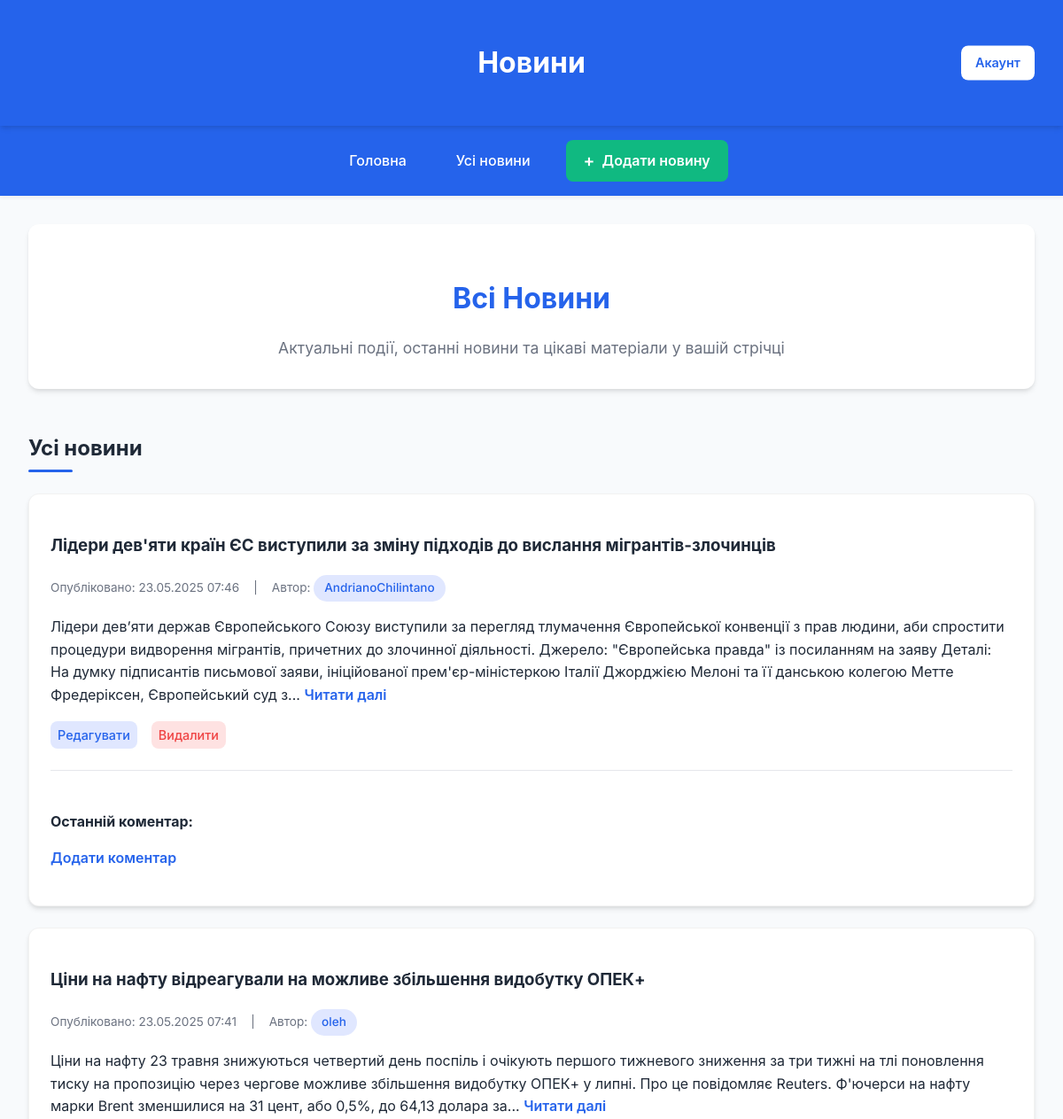
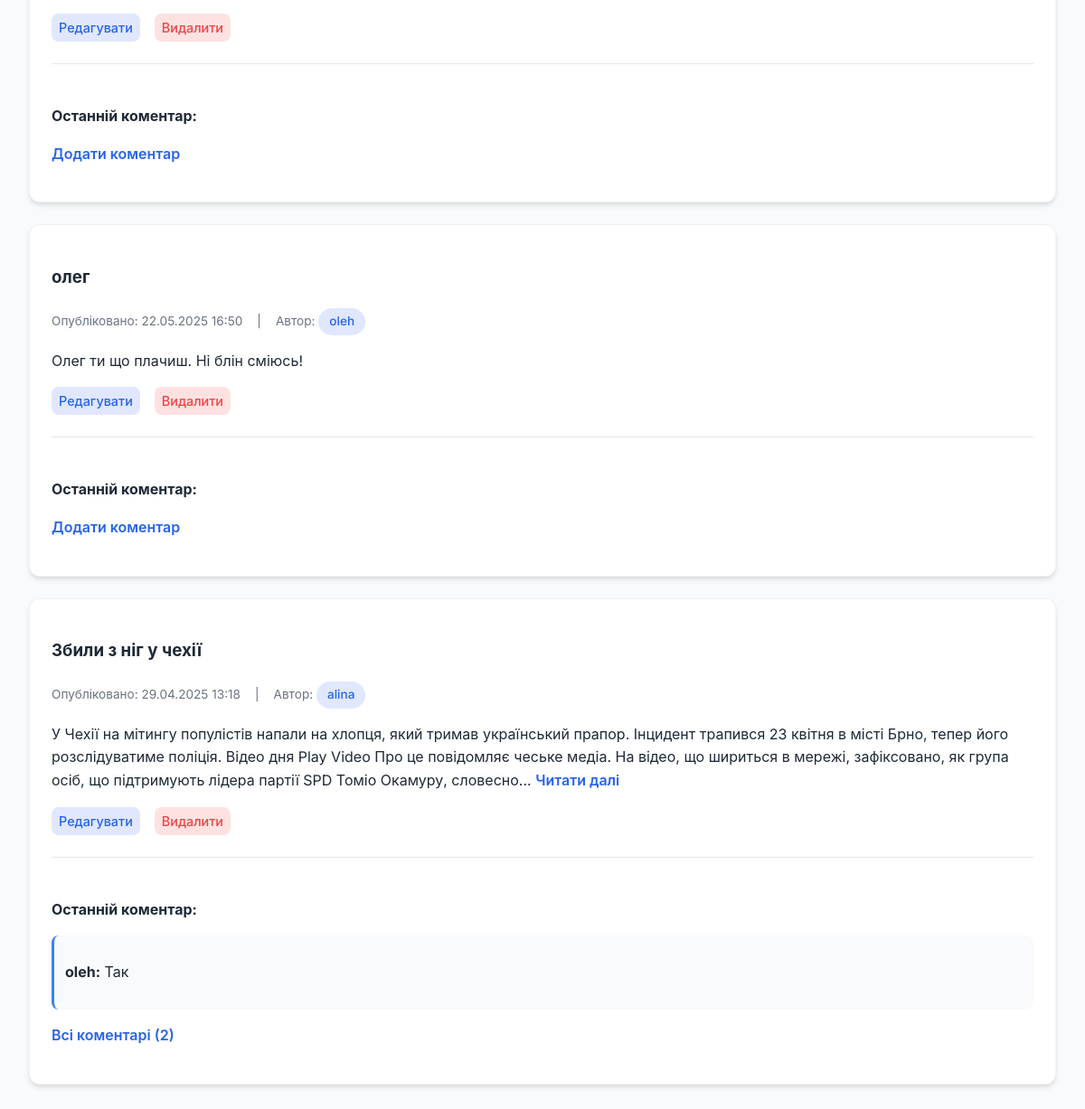
The page /all_news/ (signed in) on the database its author committed (2 pictures, top to bottom).
### news/models.py (models this page shows, shortened)
class News(models.Model):
    title = models.CharField(max_length=200)
    content = models.TextField()
    image = models.ImageField(upload_to='news_images/', blank=True, null=True)
    created_at = models.DateTimeField(auto_now_add=True)
    author = models.ForeignKey(User, on_delete=models.CASCADE)
    class Meta:
        verbose_name = 'Новина'
        verbose_name_plural = 'Новини'

class Comment(models.Model):
    news = models.ForeignKey(News, on_delete=models.CASCADE, related_name='comments')
    author = models.ForeignKey(User, on_delete=models.CASCADE)
    content = models.TextField()
    created_at = models.DateTimeField(auto_now_add=True)

### news/views.py (the view)
# urls.py: path('all_news/', views.all_news, name='all_news'),
def all_news(request):
    news_list = News.objects.all().order_by('-created_at')
    context = {'news_list': news_list}
    return render(request, 'news/all_news.html', context)

### news/templates/news/all_news.html (shortened to what this page needs)
<!DOCTYPE html>
<html lang="uk">
<head>
</head>
<body>
<header>
  <h1>Новини</h1>
  <div class="auth-buttons">
    {% if user.is_authenticated %}
      <a href="/account">Акаунт</a>
    {% else %}
      <a href="/login/">Увійти</a>
      <a href="/register/">Реєстрація</a>
    {% endif %}
  </div>
</header>
<nav>
  <a href="/">Головна</a>
  <a href="/all_news/">Усі новини</a>
  {% if user.is_authenticated %}
    <div class="add-button">
      <a href="/add_news/">Додати новину</a>
    </div>
  {% else %}
    <div class="add-button disabled-button">
      <a href="#">Додати новину</a>
    </div>
  {% endif %}
</nav>
<main>
  <section id="home">
    <h2>Всі Новини</h2>
    <p>Актуальні події, останні новини та цікаві матеріали у вашій стрічці</p>
  </section>
  <section id="all-news">
    <h2>Усі новини</h2>
    <div id="newsContainer">
      {% for item in news_list %}
        <div class="news">
          <h3>{{ item.title }}</h3>
          <div class="news-meta">
            <span>Опубліковано: {{ item.created_at|date:"d.m.Y H:i" }}</span>
            <span>|</span>
            <span>Автор: <a href="/user_news/{{ item.author.username }}" class="author-btn">{{ item.author.username }}</a></span>
          </div>
          <p>
            {% with words=item.content.split %}
              {% if words|length > 50 %}
                {{ words|slice:":50"|join:" " }}...
                <a href="/news_detail/{{ item.id }}" class="read-more">Читати далі</a>
              {% else %}
                {{ item.content }}
              {% endif %}
            {% endwith %}
          </p>
          {% if user == item.author or user.is_staff %}
            <div class="news-actions">
              <a href='/edit_news/{{ item.id }}'>Редагувати</a>
              <a href='/delete_news/{{ item.id }}'>Видалити</a>
            </div>
          {% endif %}
          <div class="comments-section">
            <h4>Останній коментар:</h4>
            {% if item.comments.last %}
              <div class="comment">
                <p><strong>{{ item.comments.last.author.username }}:</strong> {{ item.comments.last.content }}</p>
              </div>
              <p><a href='/comments/{{ item.id }}' class="read-more">Всі коментарі ({{ item.comments.count }})</a></p>
            {% else %}
              <p><a href='/comments/{{ item.id }}' class="read-more">Додати коментар</a></p>
            {% endif %}
          </div>
        </div>
      {% empty %}
        <div class="news">
          <p>Новин поки що немає. Будьте першим, хто опублікує новину!</p>
        </div>
      {% endfor %}
    </div>
  </section>
</main>
</body>
</html>

### news/templates/news/all_news.html (style rules this page uses)
:root { --primary-color: #2563eb; --primary-hover: #1d4ed8; --secondary-color: #3b82f6; --accent-color: #10b981; --accent-hover: #0d9f6e; --text-color: #1f2937; --text-light: #6b7280; --bg-color: #f8fafc; --card-bg: #ffffff; --shadow: 0 4px 6px -1px rgba(0, 0, 0, 0.1), 0 2px 4px -1px rgba(0, 0, 0, 0.06); --radius: 12px; --radius-sm: 8px; }
body { font-family: 'Inter', -apple-system, BlinkMacSystemFont, 'Segoe UI', Roboto, sans-serif; margin: 0; padding: 0; background-color: var(--bg-color); color: var(--text-color); line-height: 1.6; }
header { background-color: var(--primary-color); color: white; padding: 1.5rem 2rem; text-align: center; position: relative; box-shadow: var(--shadow); }
.auth-buttons { position: absolute; top: 50%; right: 2rem; transform: translateY(-50%); display: flex; gap: 0.75rem; }
.auth-buttons a { background-color: white; color: var(--primary-color); border: none; padding: 0.5rem 1rem; border-radius: var(--radius-sm); text-decoration: none; font-weight: 600; font-size: 0.9rem; transition: all 0.2s ease; }
nav { background-color: var(--primary-color); display: flex; justify-content: center; align-items: center; gap: 1.5rem; padding: 1rem 2rem; box-shadow: 0 2px 4px rgba(0, 0, 0, 0.05); }
nav a { color: white; padding: 0.5rem 1rem; text-decoration: none; font-weight: 500; border-radius: var(--radius-sm); transition: all 0.2s ease; }
.add-button a { background-color: var(--accent-color); color: white; padding: 0.5rem 1.25rem; border-radius: var(--radius-sm); text-decoration: none; font-weight: 600; display: flex; align-items: center; gap: 0.5rem; transition: all 0.2s ease; }
.add-button a::before { content: "+"; font-size: 1.2rem; }
main { padding: 2rem; max-width: 1200px; margin: 0 auto; }
.news { background: var(--card-bg); padding: 1.5rem; margin-bottom: 1.5rem; border-radius: var(--radius); box-shadow: var(--shadow); transition: transform 0.2s ease, box-shadow 0.2s ease; border: 1px solid rgba(0, 0, 0, 0.05); }
.comment { margin-top: 1rem; padding: 0.75rem; background-color: #f8fafc; border-radius: var(--radius-sm); border-left: 3px solid var(--secondary-color); }
.read-more { color: var(--primary-color); text-decoration: none; font-weight: 600; transition: color 0.2s ease; }
.news-meta { color: var(--text-light); font-size: 0.85rem; margin-bottom: 1rem; display: flex; align-items: center; gap: 1rem; }
.author-btn { display: inline-flex; align-items: center; background-color: #e0e7ff; color: var(--primary-color); padding: 0.25rem 0.75rem; border-radius: 9999px; text-decoration: none; font-size: 0.85rem; font-weight: 500; transition: all 0.2s ease; }
.news-actions { margin-top: 1rem; display: flex; gap: 1rem; }
.news-actions a { text-decoration: none; font-size: 0.9rem; font-weight: 500; padding: 0.25rem 0.5rem; border-radius: var(--radius-sm); transition: all 0.2s ease; }
.news-actions a:first-child { color: var(--primary-color); background-color: #e0e7ff; }
.news-actions a:last-child { color: #ef4444; background-color: #fee2e2; }
.comments-section { margin-top: 1.5rem; padding-top: 1.5rem; border-top: 1px solid #e5e7eb; }
.comments-section h4 { margin-bottom: 0.75rem; font-size: 1rem; color: var(--text-color); }
#home { text-align: center; margin-bottom: 3rem; padding: 2rem; background-color: var(--card-bg); border-radius: var(--radius); box-shadow: var(--shadow); }
#home h2 { font-size: 2rem; margin-bottom: 1rem; color: var(--primary-color); }
#home p { font-size: 1.1rem; color: var(--text-light); max-width: 700px; margin: 0 auto; }
#all-news h2 { font-size: 1.5rem; margin-bottom: 1.5rem; color: var(--text-color); position: relative; padding-bottom: 0.5rem; }
#all-news h2::after { content: ''; position: absolute; bottom: 0; left: 0; width: 50px; height: 3px; background-color: var(--primary-color); border-radius: 3px; }

### rows shown on the page
News: title "Лідери дев'яти країн ЄС виступили за зміну підходів до вислання мігрантів-злочинців", created_at "23.05.2025 07:46", author.username "AndrianoChilintano", content.split "Лідери дев’яти держав Європейського Союзу виступили за перегляд тлумачення Європейської конвенції з прав людини, аби спростити процедури видворення мігрантів, причетних до злочинної діяльності. Джерело: \"Європейська правда\" із посиланням на заяву Деталі: На думку підписантів письмової заяви, ініційованої прем'єр-міністеркою Італії Джорджією Мелоні та її данською колегою Метте Фредеріксен, Європейський суд з"
News: title "Ціни на нафту відреагували на можливе збільшення видобутку ОПЕК+", created_at "23.05.2025 07:41", author.username "oleh", content.split "Ціни на нафту 23 травня знижуються четвертий день поспіль і очікують першого тижневого зниження за три тижні на тлі поновлення тиску на пропозицію через чергове можливе збільшення видобутку ОПЕК+ у липні. Про це повідомляє Reuters. Ф'ючерси на нафту марки Brent зменшилися на 31 цент, або 0,5%, до 64,13 долара за"
News: title "олег", created_at "22.05.2025 16:50", author.username "oleh", content "Олег ти що плачиш. Ні блін сміюсь!"
News: title "Збили з ніг у чехії", created_at "29.04.2025 13:18", author.username "alina", content.split "У Чехії на мітингу популістів напали на хлопця, який тримав український прапор. Інцидент трапився 23 квітня в місті Брно, тепер його розслідуватиме поліція. Відео дня Play Video Про це повідомляє чеське медіа. На відео, що шириться в мережі, зафіксовано, як група осіб, що підтримують лідера партії SPD Томіо Окамуру, словесно", comments.last.author.username "oleh", comments.last.content "Так", comments.count "2"
